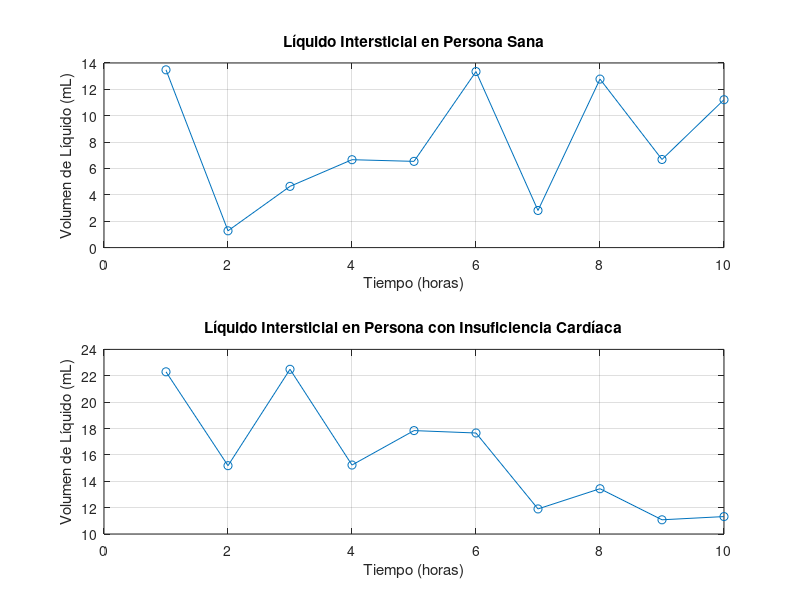

MATLAB code to generate this figure:
% Datos simulados de líquido intersticial para una persona sana
liquido_intersticial_sano = rand(1, 10) * 15; % Valores aleatorios entre 0 y 15

% Datos simulados de líquido intersticial para una persona con insuficiencia cardíaca
liquido_intersticial_insuficiencia = rand(1, 10) * 15 + 10; % 
% Guiandonos de datos antes vistos en bases de datos (tomando valores
% dentro de un rango)

% Se asumen mediciones cada hora
tiempo = 1:10;

% Crear la primera gráfica para la persona sana
subplot(2, 1, 1); 
plot(tiempo, liquido_intersticial_sano, '-o');
title('Líquido Intersticial en Persona Sana');
xlabel('Tiempo (horas)');
ylabel('Volumen de Líquido (mL)');
grid on;

% Crear la segunda gráfica para la persona con insuficiencia cardíaca
subplot(2, 1, 2); 
plot(tiempo, liquido_intersticial_insuficiencia, '-o');
title('Líquido Intersticial en Persona con Insuficiencia Cardíaca');
xlabel('Tiempo (horas)');
ylabel('Volumen de Líquido (mL)');
grid on;